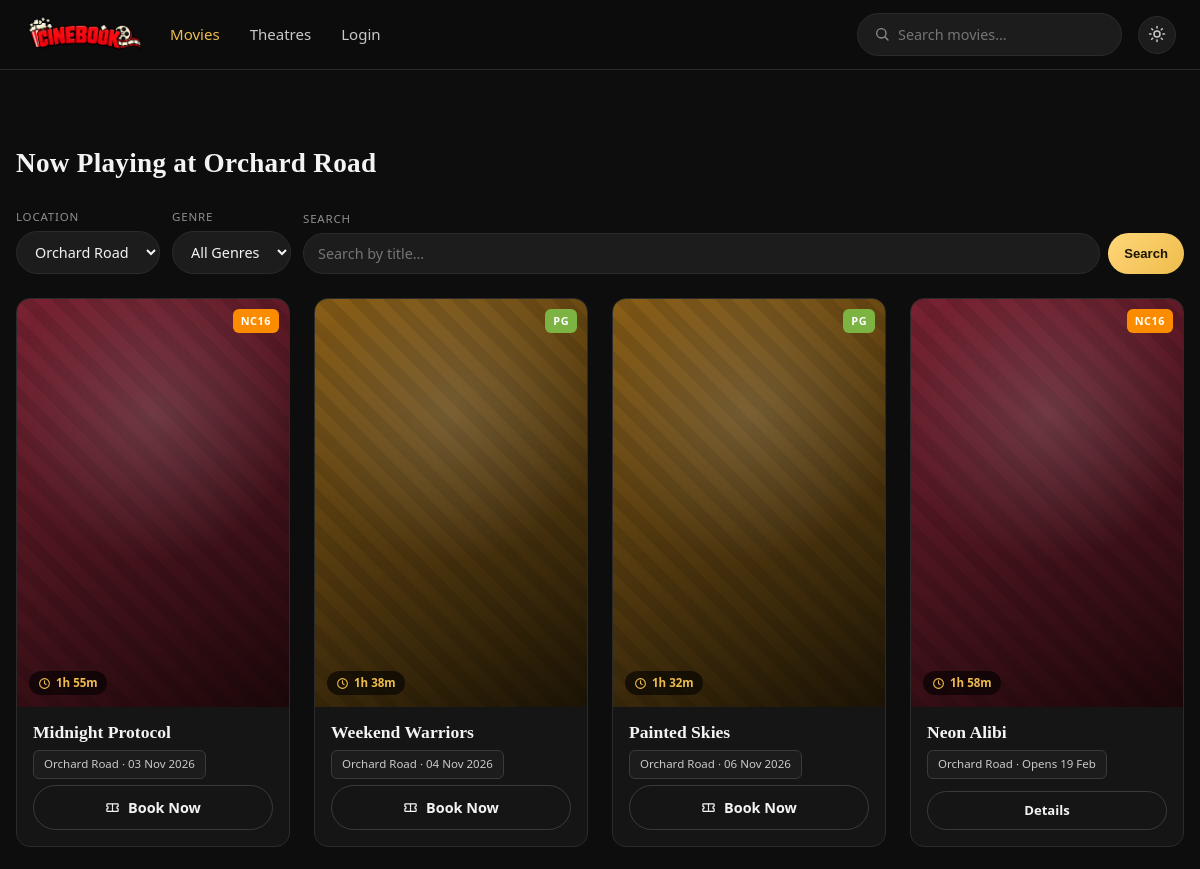
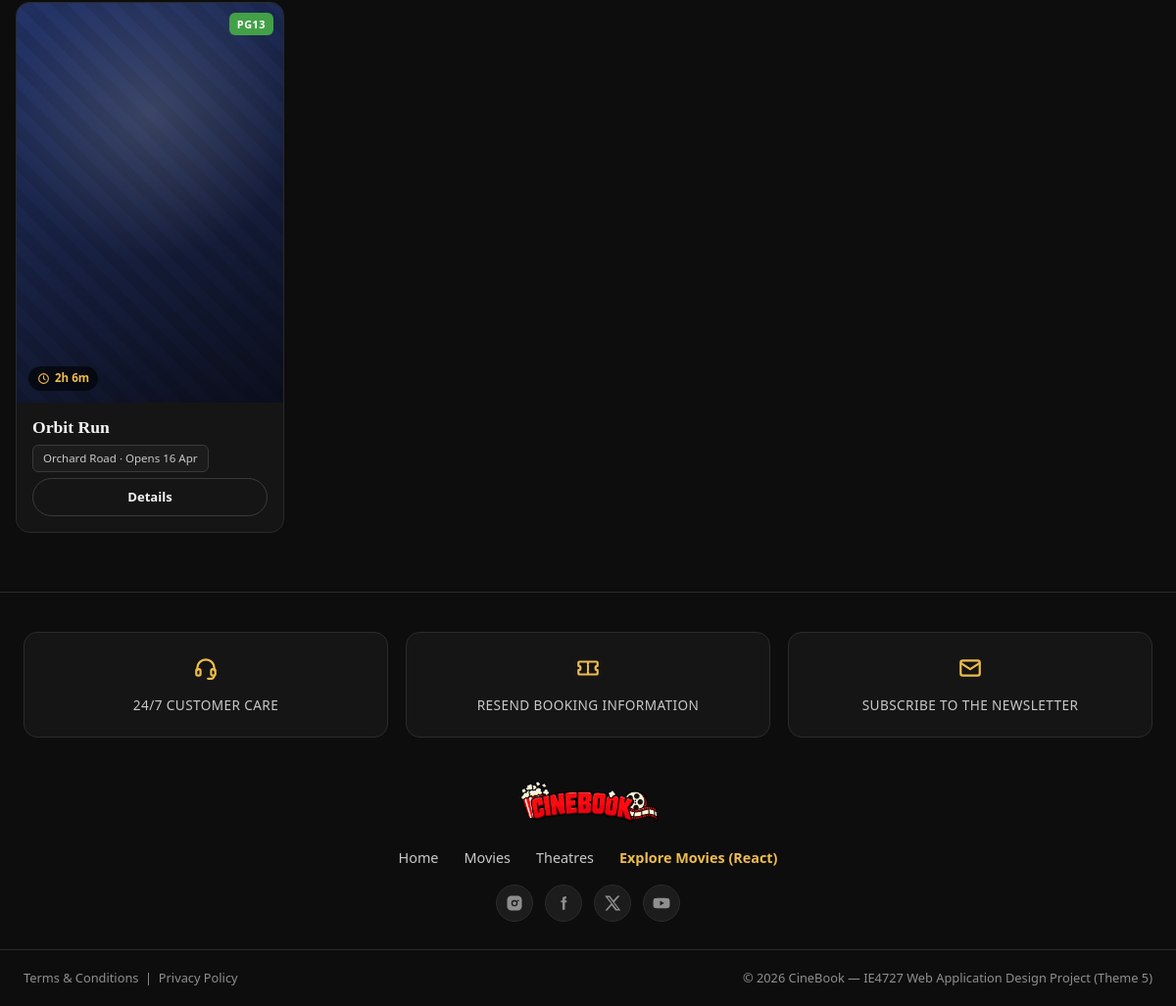
/movies.php?loc=2, run on an earlier commit of the app's database (2 pictures, top to bottom).
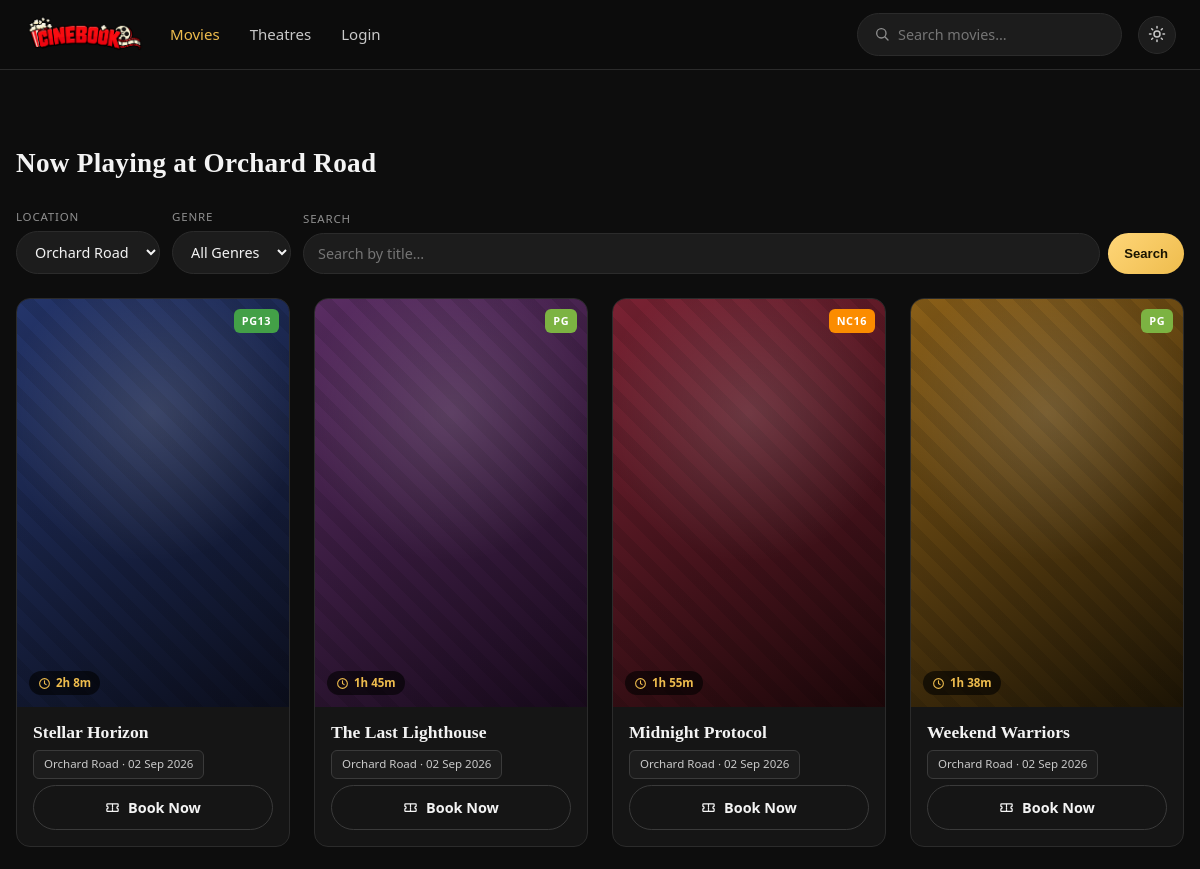
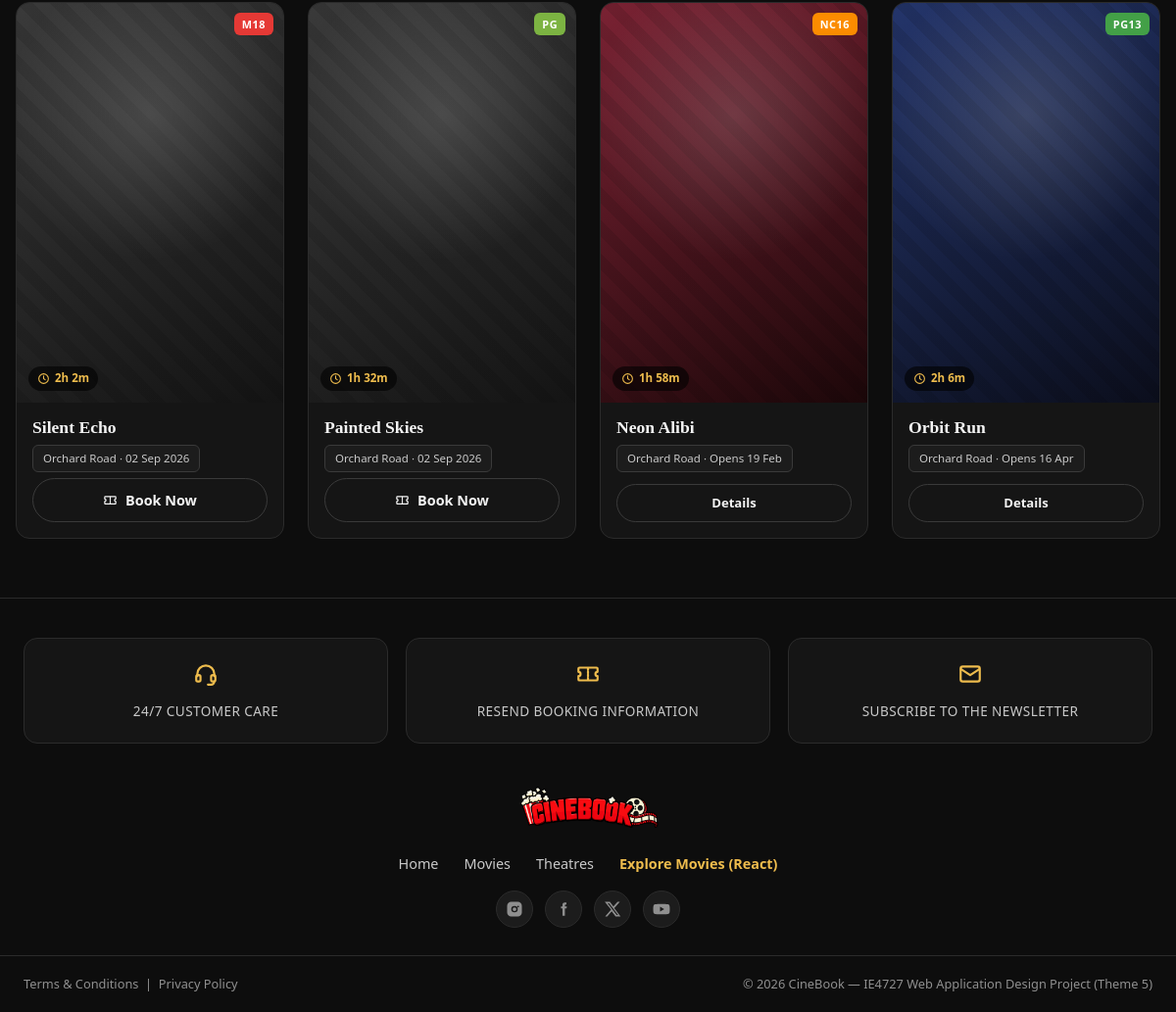
And on a later commit of the database (2 pictures, top to bottom).
### tables this page shows
CREATE TABLE branch (
    Bran_ID INT AUTO_INCREMENT PRIMARY KEY,
    Bran_Location VARCHAR(150) NOT NULL,
    Manager_ID INT,
    FOREIGN KEY (Manager_ID) REFERENCES manager(Manager_ID)
);

CREATE TABLE movie (
    Movie_ID INT AUTO_INCREMENT PRIMARY KEY,
    Location VARCHAR(150),
    Date DATE,
    Showtime TIME,
    Description TEXT,
    Title VARCHAR(150) NOT NULL,
    Poster VARCHAR(255) NOT NULL DEFAULT '',
    Backdrop VARCHAR(255) NOT NULL DEFAULT '',
    Trailer_File VARCHAR(255) NULL DEFAULT NULL,
    Genre VARCHAR(80),
    Duration_Min INT,
    Certificate VARCHAR(10) DEFAULT 'PG',
    Stars TINYINT DEFAULT 4,
    Status VARCHAR(20) DEFAULT 'showing',
    Cinema_ID INT,
    FOREIGN KEY (Cinema_ID) REFERENCES cinema(Cinema_ID)
);

### movies.php (the view, shortened to what this page needs)
<?php
require_once 'includes/db_connect.php';
include 'includes/header.php';
$locFilter = ctype_digit((string)($_GET['loc'] ?? '')) ? (int)$_GET['loc'] : 0;
$q = is_string($_GET['q'] ?? null) ? trim($_GET['q']) : '';
$q = substr($q, 0, 100);
$locations = $conn->query("SELECT Bran_ID, Bran_Location FROM branch ORDER BY Bran_Location");
$inner = "SELECT MIN(m2.Movie_ID) FROM movie m2
          LEFT JOIN cinema c2 ON m2.Cinema_ID = c2.Cinema_ID
          WHERE 1=1";
$params = [];
$types = "";
if ($locFilter > 0) { $inner .= " AND c2.Bran_ID = ?";  $params[] = $locFilter;  $types .= "i"; }
$inner .= " GROUP BY m2.Title";
$sql = "SELECT m.Movie_ID, m.Title, m.Genre, m.Duration_Min, m.Date, m.Showtime,
               m.Certificate, m.Stars, m.Status, m.Poster, c.Cinema_Name, b.Bran_Location
        FROM movie m
        LEFT JOIN cinema c ON m.Cinema_ID = c.Cinema_ID
        LEFT JOIN branch b ON c.Bran_ID = b.Bran_ID
        WHERE m.Movie_ID IN ($inner)
        ORDER BY m.Date ASC, m.Showtime ASC";
$stmt = $conn->prepare($sql);
if ($types !== "") $stmt->bind_param($types, ...$params);
$stmt->execute();
$result = $stmt->get_result();
$locName = '';
if ($locFilter > 0) {
    $ls = $conn->prepare("SELECT Bran_Location FROM branch WHERE Bran_ID = ?");
    $ls->bind_param('i', $locFilter);
    $ls->execute();
    $locName = (string) ($ls->get_result()->fetch_assoc()['Bran_Location'] ?? '');
}
?>
<div class="section-head">
    <h2><?php
        if ($q !== '') echo 'Results for “' . htmlspecialchars($q) . '”';
        elseif ($locName !== '') echo 'Now Playing at ' . htmlspecialchars($locName);
        else echo 'All Movies &amp; Showtimes';
    ?></h2>
</div>
<form class="toolbar" method="GET" action="movies.php" role="search">
    <div class="filter-group">
        <label for="loc">Location</label>
        <select name="loc" id="loc" onchange="this.form.submit()">
            <?php while ($b = $locations->fetch_assoc()): ?>
                <option value="<?php echo $b['Bran_ID']; ?>" <?php echo ($locFilter == $b['Bran_ID']) ? 'selected' : ''; ?>>
                    <?php echo htmlspecialchars($b['Bran_Location']); ?>
                </option>
            <?php endwhile; ?>
        </select>
    </div>
    <div class="filter-group">
        <label for="genre">Genre</label>
        <select name="genre" id="genre" onchange="this.form.submit()">
            <option value="">All Genres</option>
        </select>
    </div>
    <div class="filter-group grow">
        <label for="q">Search</label>
        <div class="search-row">
            <input type="search" name="q" id="q" placeholder="Search by title…" value="<?php echo htmlspecialchars($q); ?>">
            <button type="submit" class="btn btn-sm">Search</button>
        </div>
    </div>
</form>
<div class="movie-grid">
<?php if ($result && $result->num_rows > 0): ?>
    <?php while ($row = $result->fetch_assoc()): ?>
        <div class="movie-card" data-title="<?php echo htmlspecialchars($row['Title']); ?>">
            <a class="poster<?php echo poster_has_img($row['Poster']); ?>" data-genre="<?php echo htmlspecialchars($row['Genre']); ?>"<?php echo poster_style($row['Poster']); ?>
               href="movie_details.php?id=<?php echo $row['Movie_ID']; ?>">
                <?php echo cert_badge($row['Certificate']); ?>
                <span class="dur-pill"><?php echo icon('clock',13); ?><?php echo formatDuration($row['Duration_Min']); ?></span>
            </a>
            <div class="movie-card-foot">
                <a class="mc-title" href="movie_details.php?id=<?php echo $row['Movie_ID']; ?>"><?php echo htmlspecialchars($row['Title']); ?></a>
                <div class="mc-location"><?php
                    echo htmlspecialchars($locFilter > 0 ? $row['Bran_Location'] : $row['Genre']);
                    echo ' &middot; ';
                    echo $row['Status'] === 'coming' ? 'Opens ' . date("d M", strtotime($row['Date'])) : date("d M Y", strtotime($row['Date']));
                ?></div>
                <?php if ($row['Status'] === 'coming'): ?>
                    <a href="movie_details.php?id=<?php echo $row['Movie_ID']; ?>" class="btn btn-sm btn-ghost">Details</a>
                <?php else: ?>
                    <a href="booking.php?movie_id=<?php echo $row['Movie_ID']; ?>" class="book-now-btn">
                        <?php echo icon('ticket',15); ?> Book Now
                    </a>
                <?php endif; ?>
            </div>
        </div>
    <?php endwhile; ?>
<?php else: ?>
    <div class="empty-state"><div class="big"><?php echo icon('search',42); ?></div><p>No movies found<?php echo $q !== '' ? ' for “' . htmlspecialchars($q) . '”' : ''; ?>. <a href="movies.php" style="color:var(--gold);">Clear filters</a>.</p></div>
<?php endif; ?>
</div>
<?php include 'includes/footer.php'; $conn->close(); ?>

### includes/header.php (shortened to what this page needs)
<?php
require_once __DIR__ . '/functions.php';
$currentPage = basename($_SERVER['PHP_SELF']);
function navActive($page) {
    global $currentPage;
    return $currentPage === $page ? ' class="active"' : '';
}
function formatDuration($min) {
    $min = (int) $min;
    $h = intdiv($min, 60);
    $m = $min % 60;
    return ($h > 0 ? $h . "h " : "") . $m . "m";
}
?>
<!DOCTYPE html>
<html lang="en">
<head>
<link rel="stylesheet" href="css/style.css?v=21">
</head>
<body>
<header class="site-header">
    <div class="header-inner">
        <a href="index.php" class="logo" title="CineBook home" aria-label="CineBook home">
            <img src="images/cinebooklogo.png" alt="CineBook Logo">
        </a>
        <nav class="main-nav" aria-label="Main navigation">
            <ul class="nav-links">
                <li><a href="movies.php"<?php echo navActive('movies.php'); ?>>Movies</a></li>
                <li><a href="about.php"<?php echo navActive('about.php'); ?>>Theatres</a></li>
                <?php if (isset($_SESSION['cust_id'])): ?>
                    <li><a href="my_bookings.php"<?php echo navActive('my_bookings.php'); ?>>Your Tickets</a></li>
                    <li><a href="profile.php"<?php echo navActive('profile.php'); ?>>My Profile</a></li>
                    <li><a href="logout.php">Logout</a></li>
                <?php else: ?>
                    <li><a href="login.php"<?php echo navActive('login.php'); ?>>Login</a></li>
                <?php endif; ?>
            </ul>
        </nav>
        <form class="header-search" method="GET" action="movies.php" role="search">
            <span class="ico-wrap"><?php echo icon('search', 16); ?></span>
            <input type="search" name="q" placeholder="Search movies…"
                   value="<?php echo htmlspecialchars(is_string($_GET['q'] ?? null) ? substr($_GET['q'],0,100) : ''); ?>">
        </form>
        <button type="button" id="themeToggle" class="theme-toggle" title="Toggle light / dark mode" aria-label="Toggle light or dark mode">
            <span class="ico-sun"><?php echo icon('sun', 18); ?></span><span class="ico-moon"><?php echo icon('moon', 18); ?></span>
        </button>
    </div>
</header>
<main class="page-wrap">

### includes/functions.php (shortened to what this page needs)
<?php
function poster_file($poster) {
    $poster = trim((string) $poster);
    return '';
}
function poster_has_img($poster) {
    return poster_file($poster) !== '' ? ' has-img' : '';
}
function poster_style($poster) {
    $f = poster_file($poster);
    if ($f === '') return '';
    return ' style="background-image:url(\'images/posters/' . htmlspecialchars(rawurlencode($f)) . '\')"';
}
function cert_badge($cert) {
    $cert = trim((string) $cert);
    $cls = preg_replace('/[^A-Z0-9]/', '', strtoupper($cert));
    return '<span class="cert-badge cert-' . $cls . '">' . htmlspecialchars($cert) . '</span>';
}
function icon($name, $size = 18) {
    $s = (int) $size;
    $head = '<svg class="ico" width="' . $s . '" height="' . $s . '" viewBox="0 0 24 24" aria-hidden="true"';
    $stroke = $head . ' fill="none" stroke="currentColor" stroke-width="2" stroke-linecap="round" stroke-linejoin="round">';
    switch ($name) {
        case 'search':  return $stroke . '<circle cx="11" cy="11" r="7"/><line x1="21" y1="21" x2="16.6" y2="16.6"/></svg>';
        case 'clock':   return $stroke . '<circle cx="12" cy="12" r="9"/><path d="M12 7v5l3 2"/></svg>';
        case 'calendar':return $stroke . '<rect x="3" y="4.5" width="18" height="16" rx="2"/><path d="M3 9h18M8 3v3M16 3v3"/></svg>';
        case 'headset': return $stroke . '<path d="M4 14v-2a8 8 0 0 1 16 0v2"/><rect x="3" y="13" width="4" height="6" rx="1.5"/><rect x="17" y="13" width="4" height="6" rx="1.5"/><path d="M20 19a3 3 0 0 1-3 3h-3"/></svg>';
        case 'mail':    return $stroke . '<rect x="3" y="5" width="18" height="14" rx="2"/><path d="M3.5 7.5 12 13l8.5-5.5"/></svg>';
        case 'edit':    return $stroke . '<path d="M12 20h9"/><path d="M16.5 3.5a2.1 2.1 0 0 1 3 3L7 19l-4 1 1-4z"/></svg>';
        case 'pin':     return $stroke . '<path d="M21 10c0 7-9 13-9 13s-9-6-9-13a9 9 0 0 1 18 0z"/><circle cx="12" cy="10" r="3"/></svg>';
        case 'phone':   return $stroke . '<path d="M22 16.9v3a2 2 0 0 1-2.2 2 19.8 19.8 0 0 1-8.6-3.1 19.5 19.5 0 0 1-6-6A19.8 19.8 0 0 1 2.1 4.2 2 2 0 0 1 4.1 2h3a2 2 0 0 1 2 1.7c.1.9.3 1.8.6 2.6a2 2 0 0 1-.5 2.1L8 9.6a16 16 0 0 0 6 6l1.2-1.2a2 2 0 0 1 2.1-.5c.8.3 1.7.5 2.6.6a2 2 0 0 1 1.7 2z"/></svg>';
        case 'film':    return $stroke . '<rect x="3" y="4" width="18" height="16" rx="2"/><path d="M7 4v16M17 4v16M3 9h4M3 15h4M17 9h4M17 15h4"/></svg>';
        case 'sun':     return $stroke . '<circle cx="12" cy="12" r="4"/><path d="M12 2v2M12 20v2M4.9 4.9l1.4 1.4M17.7 17.7l1.4 1.4M2 12h2M20 12h2M4.9 19.1l1.4-1.4M17.7 6.3l1.4-1.4"/></svg>';
        case 'moon':    return $stroke . '<path d="M21 12.8A8 8 0 1 1 11.2 3 6 6 0 0 0 21 12.8z"/></svg>';
        case 'play':    return $head . ' fill="currentColor"><path d="M8 5v14l11-7z"/></svg>';
        case 'ticket':  return $stroke . '<path d="M4 6h16a1 1 0 0 1 1 1v3a2 2 0 0 0 0 4v3a1 1 0 0 1-1 1H4a1 1 0 0 1-1-1v-3a2 2 0 0 0 0-4V7a1 1 0 0 1 1-1z"/><path d="M12 6.8v1.5M12 9.7v1.5M12 12.6v1.5M12 15.5v1.5"/></svg>';
        case 'instagram': return $head . ' fill="currentColor"><path fill-rule="evenodd" clip-rule="evenodd" d="M7.5 2h9A5.5 5.5 0 0 1 22 7.5v9a5.5 5.5 0 0 1-5.5 5.5h-9A5.5 5.5 0 0 1 2 16.5v-9A5.5 5.5 0 0 1 7.5 2zm4.5 5.6a4.4 4.4 0 1 0 0 8.8 4.4 4.4 0 0 0 0-8.8zm0 1.9a2.5 2.5 0 1 1 0 5 2.5 2.5 0 0 1 0-5zm5-2.2a1.15 1.15 0 1 0 0 2.3 1.15 1.15 0 0 0 0-2.3z"/></svg>';
        case 'facebook':  return $head . ' fill="currentColor"><path d="M14 8.2V6.6c0-.7.5-.9.8-.9H16V3.1l-2.2-.1C11.2 3 10.6 5 10.6 6.3v1.9H8.6V11h2v10h3.3V11h2.3l.4-2.8H14z"/></svg>';
        case 'x':         return $head . ' fill="currentColor"><path d="M18.9 2H22l-7.6 8.7L23 22h-6.8l-5.3-6.9L4.8 22H2l8.1-9.3L1.5 2H8.4l4.8 6.3L18.9 2zm-1.2 18h1.9L7.4 4H5.4z"/></svg>';
        case 'youtube':   return $head . ' fill="currentColor"><path d="M23 7.5a3 3 0 0 0-2.1-2.1C19 5 12 5 12 5s-7 0-8.9.4A3 3 0 0 0 1 7.5 31 31 0 0 0 .7 12 31 31 0 0 0 1 16.5a3 3 0 0 0 2.1 2.1C5 19 12 19 12 19s7 0 8.9-.4a3 3 0 0 0 2.1-2.1A31 31 0 0 0 23.3 12 31 31 0 0 0 23 7.5zM10 15.3V8.7l5.7 3.3z"/></svg>';
    }
}

### includes/footer.php (shortened to what this page needs)
</main>
<footer class="site-footer">
    <div class="footer-features">
        <div class="feature-card"><span class="fico"><?php echo icon('headset',26); ?></span>24/7 CUSTOMER CARE</div>
        <div class="feature-card"><span class="fico"><?php echo icon('ticket',26); ?></span>RESEND BOOKING INFORMATION</div>
        <div class="feature-card"><span class="fico"><?php echo icon('mail',26); ?></span>SUBSCRIBE TO THE NEWSLETTER</div>
    </div>
    <div class="footer-main">
    <div class="footer-brand">
        <a href="index.php" class="footer-logo">
            <img src="images/cinebooklogo.png" alt="CineBook Logo">
        </a>
    </div>
    <nav class="footer-nav" aria-label="Footer navigation">
        <a href="index.php">Home</a>
        <a href="movies.php">Movies</a>
        <a href="about.php">Theatres</a>
        <a href="react/index.html" class="footer-react">Explore Movies (React)</a>
    </nav>
    <div class="footer-socials" aria-hidden="true">
        <span class="social-ico" title="Instagram"><?php echo icon('instagram', 18); ?></span>
        <span class="social-ico" title="Facebook"><?php echo icon('facebook', 18); ?></span>
        <span class="social-ico" title="X"><?php echo icon('x', 18); ?></span>
        <span class="social-ico" title="YouTube"><?php echo icon('youtube', 18); ?></span>
    </div>
</div>
    <div class="footer-legal">
        <span>Terms &amp; Conditions &nbsp;|&nbsp; Privacy Policy</span>
        <span>&copy; <?php echo date("Y"); ?> CineBook — IE4727 Web Application Design Project (Theme 5)</span>
    </div>
</footer>
</body>
</html>

What changed in the data, as far as the page shows it:
no longer on this page (row edited): movie: Certificate "NC16", $s 13 (drawn), Duration_Min "1h 55m", Title "Midnight Protocol", branch.Bran_Location "Orchard Road", Date "03 Nov 2026"
no longer on this page (row edited): movie: Certificate "PG", $s 13 (drawn), Duration_Min "1h 38m", Title "Weekend Warriors", branch.Bran_Location "Orchard Road", Date "04 Nov 2026", Genre "Comedy" (drawn)
no longer on this page (row edited): movie: Certificate "PG", $s 13 (drawn), Duration_Min "1h 32m", Title "Painted Skies", branch.Bran_Location "Orchard Road", Date "06 Nov 2026", Genre "Comedy" (drawn)
now on this page (row edited): movie: Certificate "PG13", $s 13 (drawn), Duration_Min "2h 8m", Title "Stellar Horizon", branch.Bran_Location "Orchard Road", Date "02 Sep 2026", Genre "Sci-Fi" (drawn)
now on this page (row edited): movie: Certificate "PG", $s 13 (drawn), Duration_Min "1h 45m", Title "The Last Lighthouse", branch.Bran_Location "Orchard Road", Date "02 Sep 2026", Genre "Drama" (drawn)
added movie: Certificate "NC16", $s 13 (drawn), Duration_Min "1h 55m", Title "Midnight Protocol", branch.Bran_Location "Orchard Road", Date "02 Sep 2026"
added movie: Certificate "PG", $s 13 (drawn), Duration_Min "1h 38m", Title "Weekend Warriors", branch.Bran_Location "Orchard Road", Date "02 Sep 2026", Genre "Comedy" (drawn)
added movie: Certificate "M18", $s 13 (drawn), Duration_Min "2h 2m", Title "Silent Echo", branch.Bran_Location "Orchard Road", Date "02 Sep 2026", Genre "Thriller" (drawn)
added movie: Certificate "PG", $s 13 (drawn), Duration_Min "1h 32m", Title "Painted Skies", branch.Bran_Location "Orchard Road", Date "02 Sep 2026", Genre "Family" (drawn)
